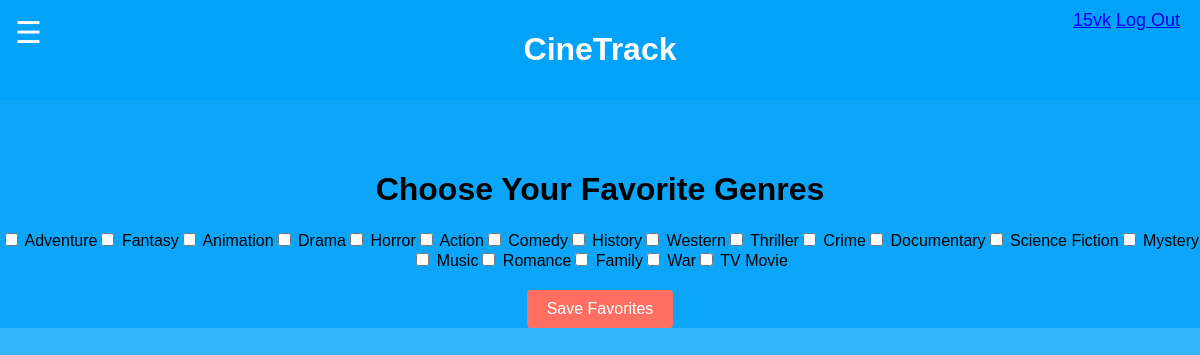
The page /favorites (signed in) on the database its author committed.
### MRS15/models.py (models this page shows)
class User(db.Model):
    id = db.Column(db.Integer, primary_key=True)
    username = db.Column(db.String(150), unique=True, nullable=False)
    password = db.Column(db.String(150), nullable=False)
    favorite_genre = db.Column(db.String(150), nullable=True)
    favorite_movies = db.Column(db.String(150), nullable=True)
    favorite_people = db.Column(db.String(150), nullable=True)
    sent_requests = db.relationship('FriendRequest', foreign_keys='FriendRequest.sender_id', backref='sender', lazy='dynamic')
    received_requests = db.relationship('FriendRequest', foreign_keys='FriendRequest.receiver_id', backref='receiver', lazy='dynamic')
    friends = db.relationship('Friendship', primaryjoin='or_(User.id==Friendship.user_id1, User.id==Friendship.user_id2)', lazy='dynamic')

class Genre(db.Model):
    id = db.Column(db.Integer, primary_key=True)  # Genre ID from the API
    name = db.Column(db.String(100), nullable=False)  # Genre name

### MRS15/routes.py (the view, shortened to what this page needs)
@main.route('/favorites', methods=['GET', 'POST'])
def favorites():
    if 'user_id' not in session:
        flash('Please log in to choose your favorite genres.', 'danger')
        return redirect(url_for('main.login'))
    user_id = session['user_id']
    user = User.query.get(user_id)
    genres = Genre.query.all()  # Fetch genres from the database
    return render_template('favorites.html', genres=genres)

### MRS15/templates/favorites.html (shortened to what this page needs)
{% extends "base.html" %}
{% block content %}
<div class="container" style="text-align: center;">
    <h1>Choose Your Favorite Genres</h1>
    <form method="POST" id="favorites-form">
        <div id="genres-container">
            {% for genre in genres %}
                <label class="genre-label">
                    <input type="checkbox" name="selected_genres" value="{{ genre.id }}" class="genre-checkbox">
                    <span class="genre-name">{{ genre.name }}</span>
                </label>
            {% endfor %}
        </div>
        <button type="submit" class="btn btn-primary">Save Favorites</button>
    </form>
</div>
{% endblock %}

### MRS15/templates/base.html (shortened to what this page needs)
<!DOCTYPE html>
<html lang="en">
<head>
    <link rel="stylesheet" href="{{ url_for('static', filename='style.css') }}">
    <link rel="stylesheet" href="https://cdnjs.cloudflare.com/ajax/libs/font-awesome/5.15.4/css/all.min.css">
</head>
<body>
    {% if 'user_id' in session %}
        <div class="hamburger" onclick="toggleNav()">&#9776;</div>
    {% endif %}
    <header>
        <h1><strong>CineTrack</strong></h1>
        {% if 'user_id' in session %}
            <div class="user-info">
                <a href="{{ url_for('main.profile') }}">{{ session['username'] }}</a>
                <a href="{{ url_for('main.logout') }}">Log Out</a>
            </div>
        {% endif %}
    </header>
    <main>
        {% block content %}{% endblock %}
    </main>
</body>
</html>

### MRS15/static/style.css (style rules this page uses)
body, html { margin: 0; padding: 0; font-family: Arial, sans-serif; background-color: #00a2f9ca; }
header { background-color: #00a2f9ca; color: white; padding: 10px 0; text-align: center; position: relative; }
header .user-info { position: absolute; top: 10px; right: 20px; }
main { display: flex; justify-content: center; align-items: center; flex-direction: column; }
body { font-family: Arial, sans-serif; }
.hamburger { color: white; font-size: 30px; cursor: pointer; position: fixed; top: 15px; left: 15px; z-index: 100; }
.user-info { position: fixed; top: 15px; right: 15px; font-size: 18px; }
.container { margin-top: 50px; }
#genres-container { display: flex; flex-wrap: wrap; justify-content: center; margin-bottom: 20px; }
button { padding: 10px 20px; font-size: 16px; border: none; border-radius: 4px; background-color: #ff6f61; color: white; cursor: pointer; }

### rows shown on the page
User: username "15vk"
Genre: name "Adventure"
Genre: name "Fantasy"
Genre: name "Animation"
Genre: name "Drama"
Genre: name "Horror"
Genre: name "Action"
Genre: name "Comedy"
Genre: name "History"
Genre: name "Western"
Genre: name "Thriller"
Genre: name "Crime"
Genre: name "Documentary"
Genre: name "Science Fiction"
Genre: name "Mystery"
Genre: name "Music"
Genre: name "Romance"
Genre: name "Family"
Genre: name "War"
Genre: name "TV Movie"
